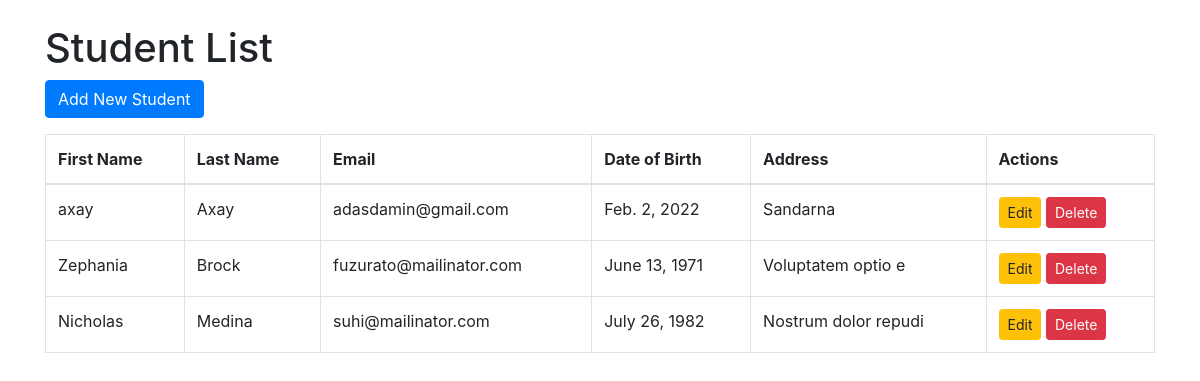
The page /students/ on the database its author committed.
### students/models.py (models this page shows, shortened)
class Student(models.Model):
    first_name = models.CharField(max_length=100)
    last_name = models.CharField(max_length=100)
    email = models.EmailField()
    date_of_birth = models.DateField()
    address = models.TextField()

### students/views.py (the view)
# urls.py: path('', views.student_list, name='student_list'),
def student_list(request):
    students = Student.objects.all()
    return render(request, 'students/student_list.html', {'students': students})

### students/templates/students/student_list.html (shortened to what this page needs)
<!DOCTYPE html>
<html lang="en">
<head>
    <link href="https://stackpath.bootstrapcdn.com/bootstrap/4.5.2/css/bootstrap.min.css" rel="stylesheet">
</head>
<body>
    <div class="container">
        <h1 class="mt-4">Student List</h1>
        <a href="{% url 'student_create' %}" class="btn btn-primary mb-3">Add New Student</a>
        <table class="table table-bordered">
            <thead>
                <tr>
                    <th>First Name</th>
                    <th>Last Name</th>
                    <th>Email</th>
                    <th>Date of Birth</th>
                    <th>Address</th>
                    <th>Actions</th>
                </tr>
            </thead>
            <tbody>
                {% for student in students %}
                <tr>
                    <td>{{ student.first_name }}</td>
                    <td>{{ student.last_name }}</td>
                    <td>{{ student.email }}</td>
                    <td>{{ student.date_of_birth }}</td>
                    <td>{{ student.address }}</td>
                    <td>
                        <a href="{% url 'student_edit' student.id %}" class="btn btn-warning btn-sm">Edit</a>
                        <a href="{% url 'student_delete' student.id %}" class="btn btn-danger btn-sm">Delete</a>
                    </td>
                </tr>
                {% endfor %}
            </tbody>
        </table>
    </div>
</body>
</html>

### rows shown on the page
Student: first_name "axay", last_name "Axay", email "adasdamin@gmail.com", date_of_birth "Feb. 2, 2022", address "Sandarna"
Student: first_name "Zephania", last_name "Brock", email "fuzurato@mailinator.com", date_of_birth "June 13, 1971", address "Voluptatem optio e"
Student: first_name "Nicholas", last_name "Medina", email "suhi@mailinator.com", date_of_birth "July 26, 1982", address "Nostrum dolor repudi"
